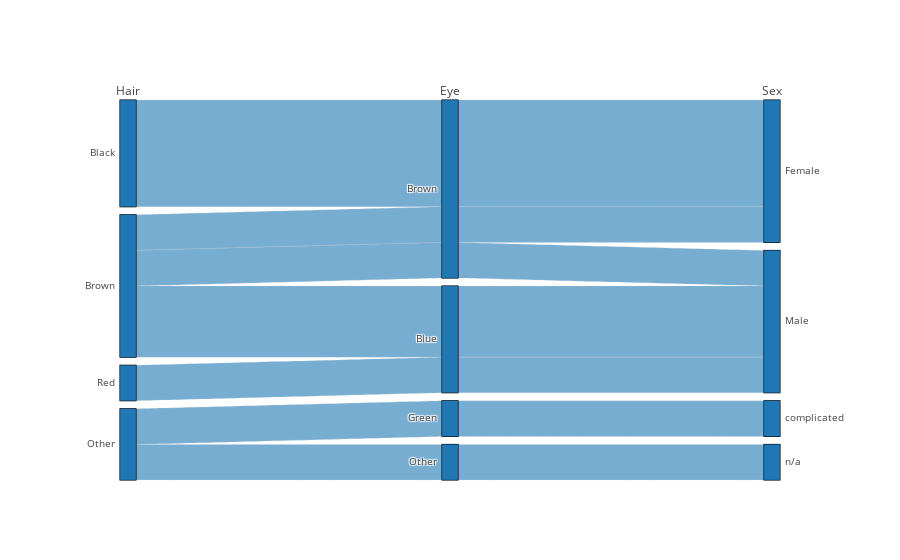

This figure's notebook cell:
### Markdown cell above
#### Parallel Categories Diagram
The parallel categories diagram is a visualization of multi-dimensional categorical data sets.  Each variable in the data set is represented by a column of rectangles, where each rectangle corresponds to a discrete value taken on by that variable.  The relative heights of the rectangles reflect the relative frequency of occurrence of the corresponding value.

Combinations of category rectangles across dimensions are connected by ribbons, where the height of the ribbon corresponds to the relative frequency of occurrence of the combination of categories in the data set.

#### Basic Parallel Categories Diagram
In this first example, we visualize the hair color, eye color, and sex of a sample of 8 people.  Hovering over a category rectangle displays a tooltip with the number of people with that single trait. Hovering over a ribbon in the diagram displays a tooltip with the number of people with a particular combination of the three traits connected by the ribbon.

The dimension labels can be dragged horizontally to reorder the dimensions and the category rectangles can be dragged vertically to reorder the categories within a dimension.

### Code cell
parcats = go.Parcats(
    dimensions=[
        {'label': 'Hair',
         'values': ['Black', 'Black', 'Black', 'Brown',
                    'Brown', 'Brown', 'Red', 'Brown', 'Other', 'Other']},
        {'label': 'Eye',
         'values': ['Brown', 'Brown', 'Brown', 'Brown',
                    'Brown', 'Blue', 'Blue', 'Blue', 'Green', 'Other']},
        {'label': 'Sex',
         'values': ['Female', 'Female', 'Female', 'Male',
                    'Female', 'Male', 'Male', 'Male', 'complicated', 'n/a']}]
)

iplot([parcats])

### Figure 1 — Plotly figure (JSON) as saved in the notebook; plotly's stock layout.template omitted (floating-point values rounded to 4 significant figures)
{"data": [{"dimensions": [{"label": "Hair", "values": ["Black", "Black", "Black", "Brown", "Brown", "Brown", "Red", "Brown", "Other", "Other"]}, {"label": "Eye", "values": ["Brown", "Brown", "Brown", "Brown", "Brown", "Blue", "Blue", "Blue", "Green", "Other"]}, {"label": "Sex", "values": ["Female", "Female", "Female", "Male", "Female", "Male", "Male", "Male", "complicated", "n/a"]}], "type": "parcats", "uid": "168c0bc4-a76c-4598-a8f8-e021aa34fde2"}], "layout": {"autosize": true}}
